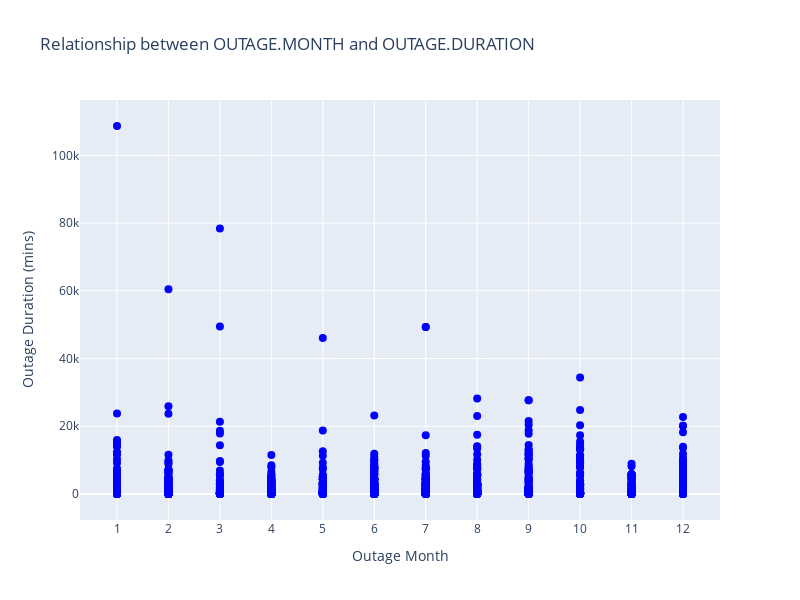

The notebook cell saved with this chart:
### Markdown cell above
### Analysis 2) Outage Month vs Outage Duration

### Code cell
df2 = df_interest[['OUTAGE.START.DATE', 'OUTAGE.DURATION']]
df2['OUTAGE.MONTH'] = pd.to_datetime(df2['OUTAGE.START.DATE']).dt.month
labels = {
    'title': 'Relationship between OUTAGE.MONTH and OUTAGE.DURATION',
    'xtitle': 'Outage Month',
    'ytitle': 'Outage Duration (mins)',
    'xaxis': dict(dtick=1)
}

f2 = gen_uni_scatter(df2['OUTAGE.MONTH'], df2['OUTAGE.DURATION'], labels)
f2.show()
f2.write_html('fig2.html', include_plotlyjs='cdn')

### Figure 1 — Plotly figure (JSON) as saved in the notebook; plotly's stock layout.template omitted (floating-point values rounded to 4 significant figures; data arrays with more than 128 entries replaced by an {"elided": "..."} marker saying what was removed)
{"data": [{"marker": {"color": "blue", "size": 8}, "mode": "markers", "name": "Power Outages", "type": "scatter", "x": {"elided": "1534 int values"}, "y": {"elided": "1534 int values"}}], "layout": {"height": 600, "title": {"text": "Relationship between OUTAGE.MONTH and OUTAGE.DURATION"}, "width": 800, "xaxis": {"autorange": true, "dtick": 1, "range": [0.2809, 12.72], "title": {"text": "Outage Month"}, "type": "linear"}, "yaxis": {"autorange": true, "range": [-7677.0, 116300.0], "title": {"text": "Outage Duration (mins)"}, "type": "linear"}}}
